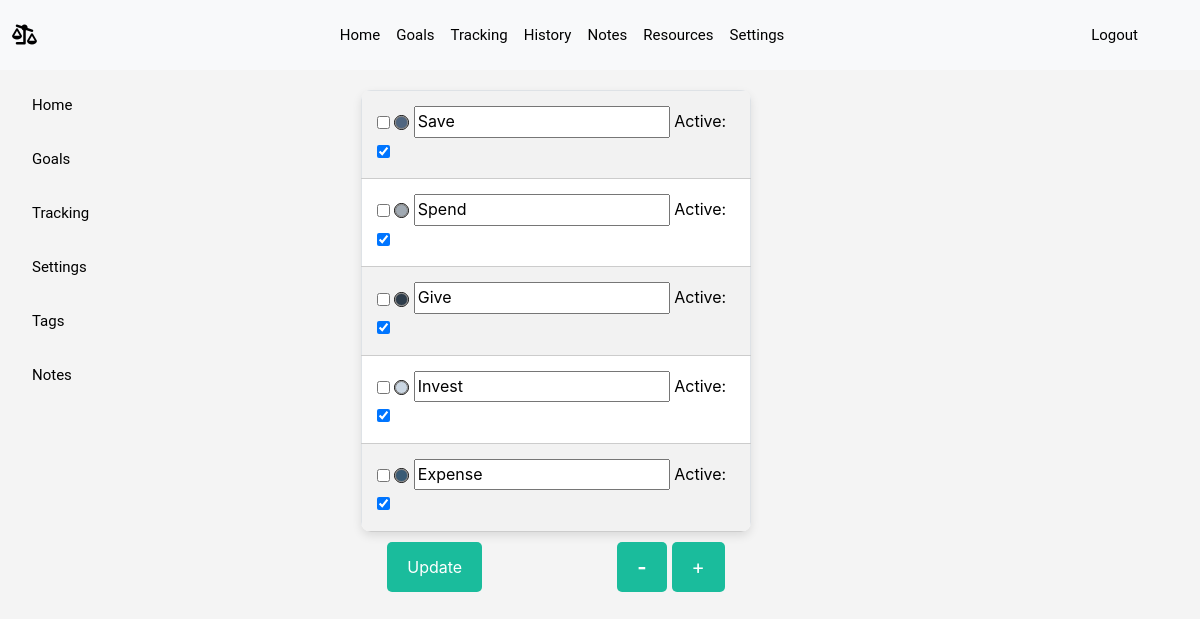
Before: /settings/tags (signed in) with the older database file.
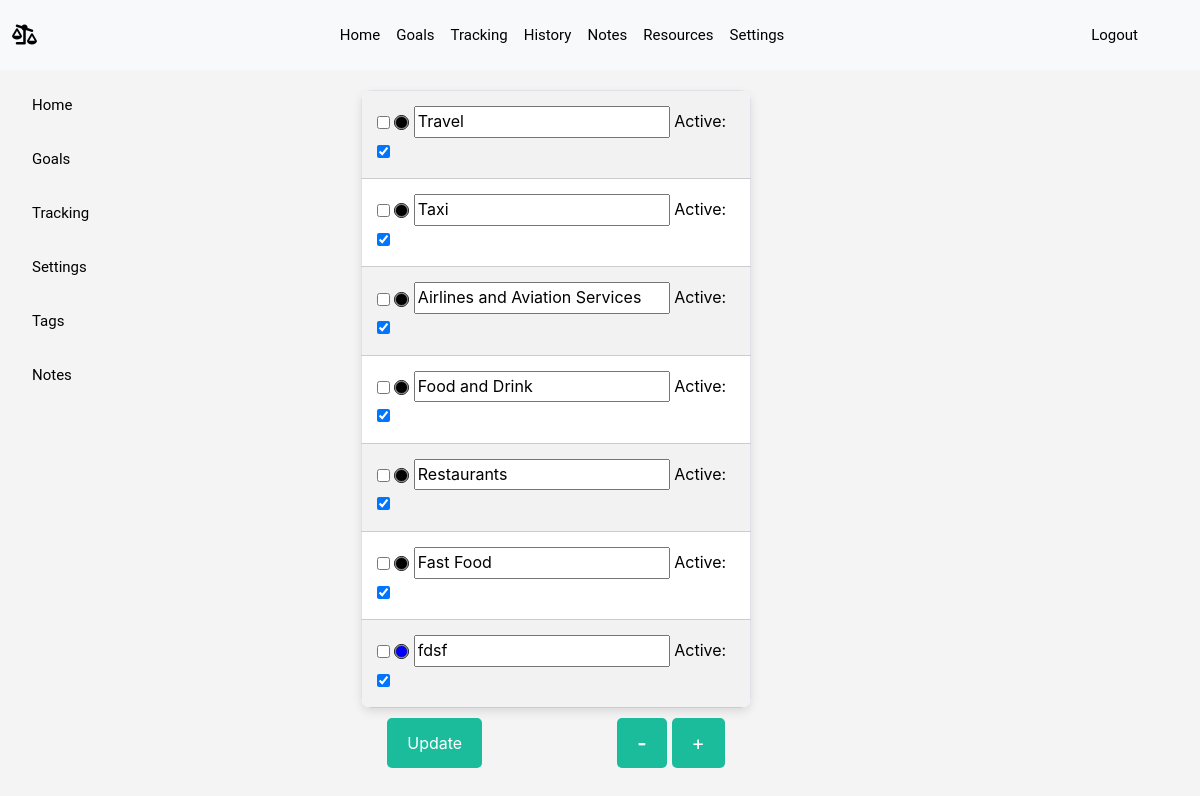
After: the same page with the newer database file.
### models.py (models this page shows)
class Tags(db.Model):
    id = db.Column(db.Integer, primary_key=True)
    user_id = db.Column(db.Integer, db.ForeignKey('user.id'), nullable=False)
    name = db.Column(db.String(50),  nullable=False, default="none")
    status = db.Column(db.Boolean, default=True)
    color_id = db.Column(db.Integer, db.ForeignKey('tag_color.id'))
    transactions = db.relationship(
        'Transaction',
        secondary=transaction_tags,
        back_populates='tags'
    )

### app.py (the view, shortened to what this page needs)
@app.route('/settings/tags', methods=["GET", "POST"])
@login_required
def tags():
    logging.debug(f"tags route called")
    user_id = session.get("user_id")
    tags = Tags.query.filter_by(user_id=user_id).all()
    tag_colors = TagColor.query.filter_by(user_id=user_id).all()
    csrf_token=generate_csrf()
    return render_template("settings/tags.html", tags=tags, tag_colors=tag_colors, csrf_token=csrf_token)

### app.py (called while the page is built)
@app.before_request
def set_csrf_token():
    if "csrf_token" not in session:
        session["csrf_token"] = generate_csrf()
        print("🔹 New CSRF Token Set:", session["csrf_token"])  # ✅ Debugging

@app.before_request
def refresh_session():
    session.permanent = True
    session.modified = True

### helpers.py (called while the page is built)
def login_required(f):
    @wraps(f)
    def decorated_function(*args, **kwargs):
        if session.get("user_id") is None:
            return redirect("/login")
        return f(*args, **kwargs)
    return decorated_function

### templates/settings/tags.html (shortened to what this page needs)
{% extends "layout.html" %}
{% block body %}
<nav class="navbar navbar-settings">
    <div class="container-fluid d-flex flex-column align-items-start justify-content-center" >
        <div class="navbar-collapse" id="navbarNav">
            <ul class="navbar-nav navbar-nav-settings flex-column">
                <li class="nav-item">
                    <a class="nav-link active my-nav-bar" aria-current="page" href="{{ url_for('index') }}">Home</a>
                </li>
                <li class="nav-item">
                    <a class="nav-link my-nav-bar" href="{{ url_for('goals') }}">Goals</a>
                </li>
                <li class="nav-item">
                    <a class="nav-link my-nav-bar" href="{{ url_for('tracking') }}">Tracking</a>
                </li>
                <li class="nav-item">
                    <a class="nav-link my-nav-bar" href="{{ url_for('settings_general') }}">Settings</a>
                </li>
                <li class="nav-item">
                    <a class="nav-link my-nav-bar" href="{{ url_for('tags') }}">Tags</a>
                </li>
                <li class="nav-item">
                    <a class="nav-link my-nav-bar" href="{{ url_for('notes') }}">Notes</a>
                </li>
            </ul>
        </div>
    </div>
</nav>
<div class="container" style="width:600px; padding-right:100px;">
    <form id="tagForm" action="/settings/tags" method="post">
        <table id="tagTable" class="table table-bordered table-striped">
            {% for tag in tags %}
                <tr>
                    <td>
                        <div>
                            <input type="checkbox" id="select_{{ tag.id }}" name="select_{{ tag.id }}" class="checkbox">
                            <input class="color-circle" name="color_{{ tag.id }}" id="colorCircle_{{ tag.id }}" type="color" value="{{ tag.color_id }}"></input>
                            <input type="text" id="tagName_{{ tag.id }}" name="tagName_{{ tag.id }}" placeholder="Tag Name" value="{{ tag.name }}" required>
                            <label for="tagStatus_{{ tag.id }}">Active:</label>
                            <input class="checkbox" type="checkbox" id="tagStatus_{{ tag.id }}" name="tagStatus_{{ tag.id }}" {% if tag.status %}checked{% endif %}>
                        </div>
                    </td>
                </tr>
            {% endfor %}
        </table>
        <div id="tagButtons" style="text-align: center;">
            <button type="submit" class="btn" id="updateTag">Update</button>
            <button class="btn" id="deleteTag"> - </button>
            <button class="btn" id="addTag">+</button>
        </div>
    </form>
</div>
{% endblock %}

Changed rows visible on the page:
removed Tags: color_id "#506680", name "Save", status "☑"
removed Tags: color_id "#a1aab3", name "Spend", status "☑"
removed Tags: color_id "#2e3d4b", name "Give", status "☑"
removed Tags: color_id "#cbd7e3", name "Invest", status "☑"
removed Tags: color_id "#395b75", name "Expense", status "☑"
now on this page (row edited): Tags: color_id "#000000", name "Travel", status "☑"
now on this page (row edited): Tags: color_id "#000000", name "Taxi", status "☑"
now on this page (row edited): Tags: color_id "#000000", name "Airlines and Aviation Services", status "☑"
now on this page (row edited): Tags: color_id "#000000", name "Food and Drink", status "☑"
now on this page (row edited): Tags: color_id "#000000", name "Restaurants", status "☑"
added Tags: color_id "#000000", name "Fast Food", status "☑"
now on this page (row edited): Tags: color_id "#0000ff", name "fdsf", status "☑"
